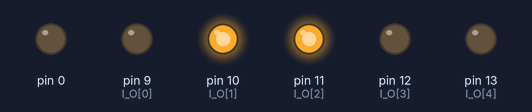
A sketch run on a simulated Arduino Uno, built with avr-gcc and run on an emulated ATmega328P. Parts: output pins drawn as LEDs (lit = HIGH).

Above: at 2.5 s.
At 6.0 s:
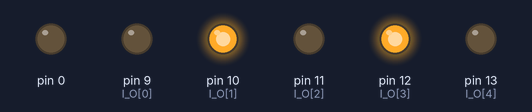
At 9.0 s:
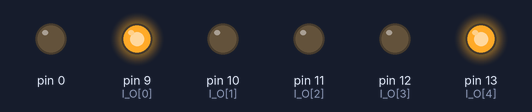
At 11.12 s:
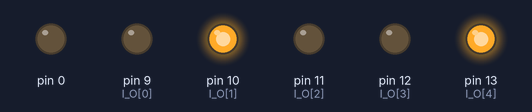
At 13.37 s:
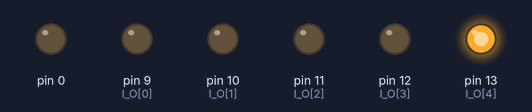
Timing chart, 0 to 17.6 s (numbered marks = the images above):
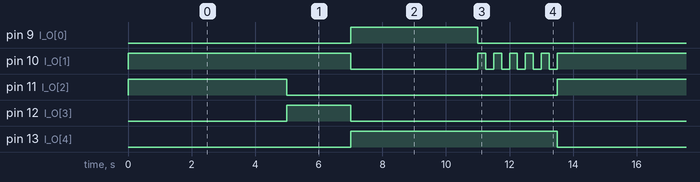

The sketch:

Semafaro_1.ino
```cpp
//Traffic Lights
//Aluno: Bruno Neemias Alves Mota RA - 166739
//

int I_O[5] = {9,10,11,12,13};

void setup()
{
  for(int nP = 0; nP<6; nP++){
    pinMode(I_O[nP],OUTPUT);
  }
}

void loop()
{
  //Pedestrian
  digitalWrite(I_O[4],LOW);
  digitalWrite(I_O[0], LOW);
  digitalWrite(I_O[1], HIGH);

  //Vehicles
  //GREEN
  digitalWrite(I_O[2], HIGH);
  delay(5000); // Wait for 5000 millisecond(s)

  //YELLOW
  digitalWrite(I_O[2],LOW);
  digitalWrite(I_O[3], HIGH);
  delay(2000); // Wait for 2000 millisecond(s)

  //RED
  //Vehicles
  digitalWrite(I_O[3],LOW);
  digitalWrite(I_O[4],HIGH);

  //Pesdestrian
  digitalWrite(I_O[1],LOW );
  digitalWrite(I_O[0], HIGH);

  delay(4000);
  digitalWrite(I_O[0], LOW);
  for (int i=0; i<5; i++) {
      digitalWrite(I_O[1],HIGH);
      delay(250);
      digitalWrite(I_O[1],LOW);
      delay(250);
      }
}
```

Measured:
- by itself, pin 9 (I_O[0]): alternates HIGH for 4.0 s and LOW for 9.5 s
- by itself, pin 10 (I_O[1]): repeats every 13.5 s: LOW 4.0 s, 5 × (HIGH 0.25 s, LOW 0.25 s), HIGH 7.0 s
- by itself, pin 11 (I_O[2]): alternates HIGH for 5.0 s and LOW for 8.5 s
- by itself, pin 12 (I_O[3]): alternates HIGH for 2.0 s and LOW for 11.5 s
- by itself, pin 13 (I_O[4]): alternates HIGH for 6.5 s and LOW for 7.0 s
